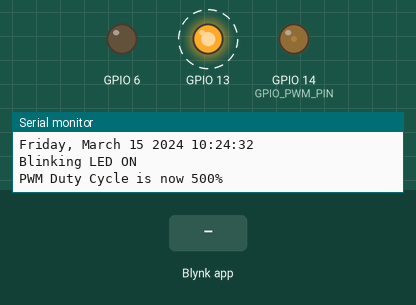
The sketch below on a simulated ESP32-S3. Shown: output pins drawn as LEDs (lit = HIGH), the last lines printed to the serial monitor. Dashed ring = blinking. Inputs (shaded band) come from the test bench. WiFi joins after 1.5 s; servers stay silent unless stated; the local clock reads 2024-03-15 10:24:30 at power-on unless the sketch sets it.

Above: at 3.1 s.
3.2 s: Blynk app writes 200 to V0
At 5.3 s:
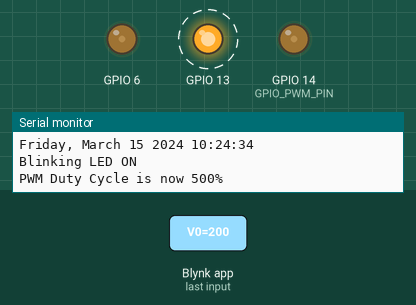
6.7 s: Blynk app writes 1 to V0
At 12.2 s:
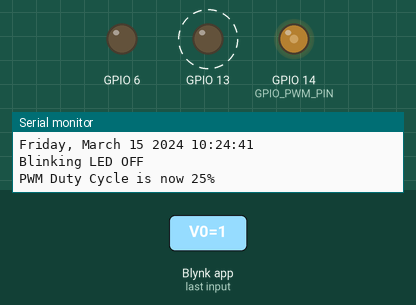
Timing chart, 0 to 16.7 s (numbered marks = the images above; inputs shaded):
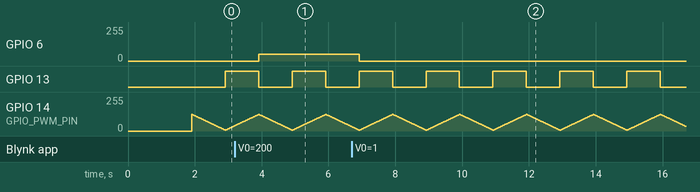

The sketch:

BlynkLed.ino
```cpp
#include <WiFi.h>
#include "time.h"
#include <Arduino.h>

#define BLYNK_TEMPLATE_ID "TMPL2HrbKzQ-z"
#define BLYNK_TEMPLATE_NAME "LED"
//#define BLYNK_AUTH_TOKEN "FQ9U0zWMJPOJyzw82vjgFEvX3LR6kJbW"

#define BLYNK_FIRMWARE_VERSION        "0.1.0"

#define BLYNK_PRINT Serial
//#define BLYNK_DEBUG

#define APP_DEBUG

// Uncomment your board, or configure a custom board in Settings.h
//#define USE_ESP32_DEV_MODULE

//#define USE_ESP32S2_DEV_KIT
//#define USE_WROVER_BOARD
//#define USE_TTGO_T7
//#define USE_TTGO_T_OI

#define USE_ESP32S3_DEV_MODULE

#include "BlynkEdgent.h"

#define GPIO_BLINK_PIN_1 (gpio_num_t)13  // GPIO pin for the blinking LED
#define GPIO_BLINK_PWM 6  // GPIO pin for the blinking LED
#define GPIO_PWM_PIN 14    // GPIO pin for the PWM-controlled LED

// WiFi credentials and NTP servers
const char* ssid = "FBI";
const char* password = "1492745399";
const char* ntpServer1 = "pool.ntp.org";
const char* ntpServer2 = "time.nist.gov";
const long gmtOffset_sec = 3600;
const int daylightOffset_sec = 3600;

#define FREQUENCY 5000
#define RESOLUTION 10
#define CHANNEL 0
#define CHANNEL2 1
#define FADE_TIME 1000
#define HIGH_DUTY_CYCLE 500
#define LOW_DUTY_CYCLE 25

void printLocalTime() {
    struct tm timeinfo;
    if (!getLocalTime(&timeinfo)) {
        Serial.println("Failed to obtain time");
        return;
    }
    Serial.println(&timeinfo, "%A, %B %d %Y %H:%M:%S");
}

void fadeLED(int pin, bool level) {
    uint32_t startDuty = level ? LOW_DUTY_CYCLE : HIGH_DUTY_CYCLE;
    uint32_t targetDuty = level ? HIGH_DUTY_CYCLE : LOW_DUTY_CYCLE;
    ledcWrite(pin, startDuty);
    ledcFade(pin, startDuty, targetDuty, FADE_TIME);

}

void setup() {
    Serial.begin(115200);
    delay(100);


    pinMode(GPIO_BLINK_PIN_1, OUTPUT);


    ledcAttachChannel(GPIO_PWM_PIN,FREQUENCY,RESOLUTION,CHANNEL);
    ledcAttachChannel(GPIO_BLINK_PWM,FREQUENCY,RESOLUTION,CHANNEL2);

    // Connect to WiFi
    Serial.printf("Connecting to %s ", ssid, password);
    WiFi.begin(ssid, password);
    while (WiFi.status() != WL_CONNECTED) {
        delay(500);
        Serial.print(".");
    }
    Serial.println(" CONNECTED");

    //BlynkEdgent.begin(BLYNK_AUTH_TOKEN,ssid,password);
    BlynkEdgent.begin();

    // Initialize SNTP
    configTime(gmtOffset_sec, daylightOffset_sec, ntpServer1, ntpServer2);

    // Wait for time to be set
    long startTime = millis();
    while (millis() - startTime < 10000) {
        time_t now;
        if (time(&now)) {
            printLocalTime();
            break;
        }
        delay(500);
        Serial.print(".");
    }
}

BLYNK_WRITE(V0)
{
  // any code you place here will execute when the virtual pin value changes
  Serial.print("Blynk.Cloud is writing something to V1");
  int value = param.asInt();
  ledcWrite(GPIO_BLINK_PWM, value);

}


BLYNK_WRITE_DEFAULT()
{
  int pin = request.pin;      // Which exactly pin is handled?
  int value = param.asInt();  // Use param as usual.
  ledcWrite(GPIO_BLINK_PWM, value);
}
void loop() {

    BlynkEdgent.run();


    static bool level = false;

    digitalWrite(GPIO_BLINK_PIN_1, level);

    fadeLED(GPIO_PWM_PIN, level);

    Serial.printf("Blinking LED %s\n", level ? "ON" : "OFF");
    Serial.printf("PWM Duty Cycle is now %d%%\n", level ? HIGH_DUTY_CYCLE : LOW_DUTY_CYCLE);

    level = !level;

    Blynk.syncAll();
    Blynk.syncVirtual(V0);
    delay(1000);
    printLocalTime(); // Print local time every second
}
```

Measured:
- after the input at 3.2 s, GPIO 6: 0/255 → 50/255 after 0.71 s
- after the input at 6.7 s, GPIO 6: 50/255 → 0/255 after 0.21 s
- by itself, GPIO 13: alternates HIGH for 1.0 s and LOW for 1.0 s
